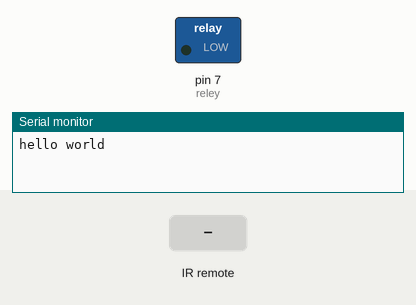
A sketch run on a simulated Arduino Uno, built with avr-gcc and run on an emulated ATmega328P. Parts: switched loads named in the sketch (green lamp = pin HIGH), the last lines printed to the serial monitor. The inputs (shaded band) are chosen by the test bench.

Above: at 5.2 s.
5.3 s: infrared code 0xFF22DD received
At 6.5 s:
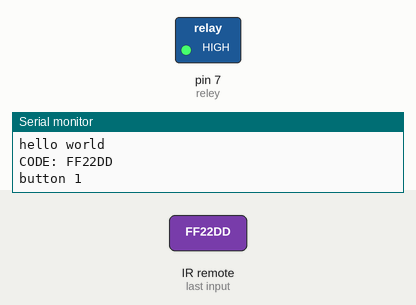
6.8 s: infrared code 0xFFC23D received
At 7.6 s:
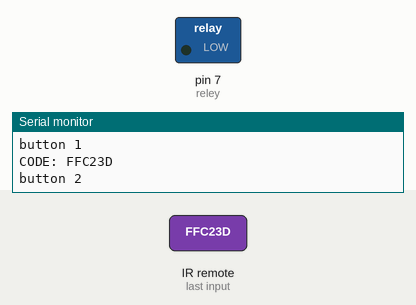
Timing chart, 0 to 9.8 s (numbered marks = the images above; inputs shaded):
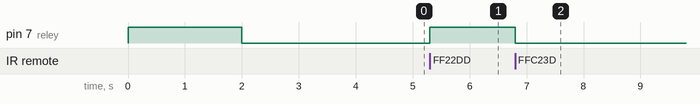

The sketch:

ir_relay.ino
```cpp
#include <IRremote.hpp>

IRrecv irrecv(4);
decode_results results;
#define reley 7
#define button1 0xFF22DD
#define button2 0xFFC23D


void setup() {
  // put your setup code here, to run once:
  Serial.begin(9600);
  irrecv.enableIRIn();
  Serial.println("hello world");
  pinMode(reley, OUTPUT);
  digitalWrite(reley, HIGH);
  delay(2000);
  digitalWrite(reley, LOW);
  delay(2000);


}

void loop() {

  if (irrecv.decode(&results)) {
    Serial.print("CODE: ");
    Serial.println(results.value, HEX);

    switch(results.value){

      case button1:
          digitalWrite(reley, HIGH);
          Serial.println("button 1");
          break;

      case button2:
          digitalWrite(reley, LOW);
          Serial.println("button 2");
          break;
      }

    irrecv.resume();
  }

}
```

Measured:
- after the input at 5.3 s, pin 7 (reley): LOW → HIGH at once
- after the input at 6.8 s, pin 7 (reley): HIGH → LOW at once
